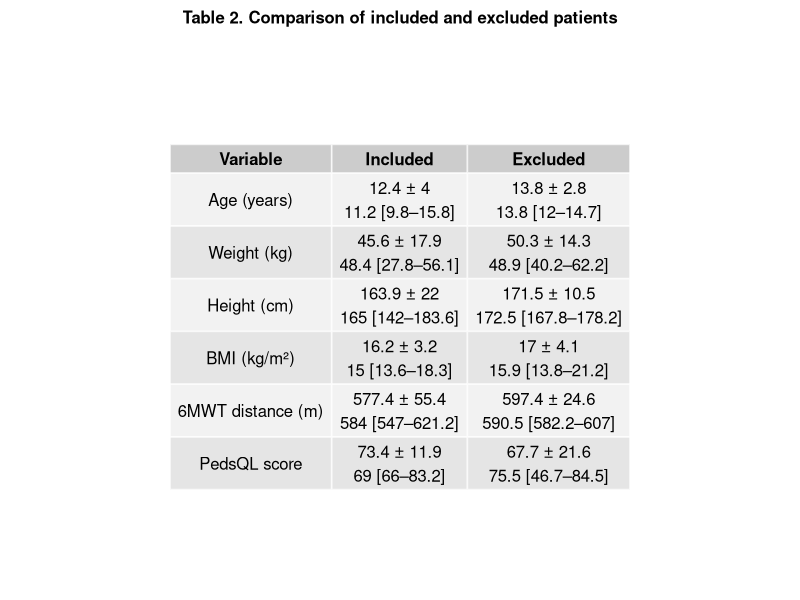

Reproduce this figure in R.
## ---- chunk 1
knitr::opts_chunk$set(echo = TRUE, warning = FALSE, message = FALSE)
## ---- chunk 2
# Load package
library(readxl)

# Import datasets
included_data <- read_excel("data/data_clean.xlsx")
excluded_data <- read_excel("data/data_excluded.xlsx")

# Check structure
str(included_data)
str(excluded_data)
## ---- chunk 3

# Load packages
library(gridExtra)
library(grid)

# Functions

# Mean ± SD
mean_sd <- function(x) {
  paste0(
    round(mean(x, na.rm = TRUE), 1), " ± ",
    round(sd(x, na.rm = TRUE), 1)
  )
}

# Median [IQR]
median_iqr <- function(x) {
  paste0(
    round(median(x, na.rm = TRUE), 1), " [",
    round(quantile(x, 0.25, na.rm = TRUE), 1), "–",
    round(quantile(x, 0.75, na.rm = TRUE), 1), "]"
  )
}

# Variables

vars <- c("age", "weight_kg", "height_cm", "bmi_kg_cm2",
          "6minwt_distance_traveled_m_before",
          "pedsql_totalself_before")

# Build clean table

table_final <- data.frame(
  Variable = vars,
  Included = paste0(
    sapply(included_data[vars], mean_sd), "\n",
    sapply(included_data[vars], median_iqr)
  ),
  Excluded = paste0(
    sapply(excluded_data[vars], mean_sd), "\n",
    sapply(excluded_data[vars], median_iqr)
  )
)

# Remove row names
rownames(table_final) <- NULL

# Rename variables 
table_final$Variable <- c(
  "Age (years)",
  "Weight (kg)",
  "Height (cm)",
  "BMI (kg/m²)",
  "6MWT distance (m)",
  "PedsQL score"
)

# Display table in RMarkdown
table_final

# Export to PDF

pdf("figures/Table_2_Comparison_Included_Excluded.pdf", width = 8, height = 7)

grid.arrange(
  textGrob(
    "Table 2. Comparison of included and excluded patients",
    gp = gpar(fontsize = 12, fontface = "bold")
  ),
  tableGrob(table_final, rows = NULL),
  ncol = 1,
  heights = c(0.3, 5) 
)
dev.off()

## ---- chunk 4

# Paired Wilcoxon test
wilcox_test <- wilcox.test(
  included_data$`6minwt_distance_traveled_m_before`,
  included_data$`6minwt_distance_traveled_m_after`,
  paired = TRUE
)

wilcox_test
